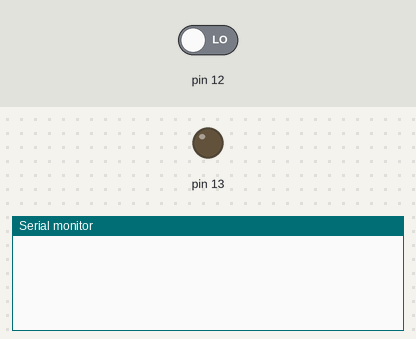
Bench run of a sketch on a simulated Arduino Uno, built with avr-gcc and run on an emulated ATmega328P. Shown: output pins drawn as LEDs (lit = HIGH), the last lines printed to the serial monitor. The inputs (shaded band) are chosen by the test bench; at power-on: pin 12 LOW.

Above: at 1.2 s.
1.3 s: pin 12 driven HIGH
At 1.9 s:
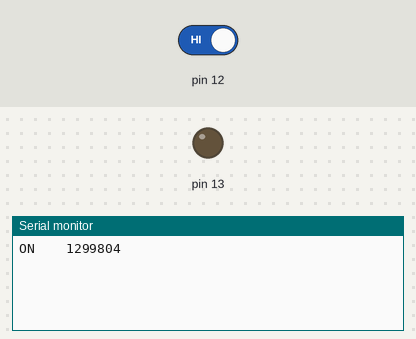
2.8 s: pin 12 driven LOW
At 4.2 s:
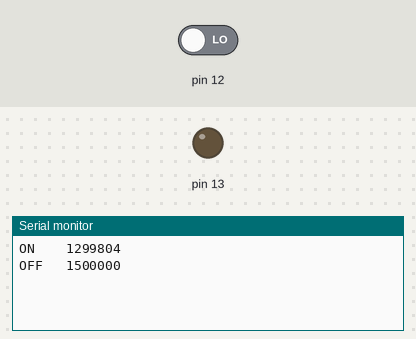

Measured:
- after the input at 1.3 s, the serial monitor: prints a new line at once (image 1)
- after the input at 2.8 s, the serial monitor: prints a new line at once (image 2)

The sketch:

ir.ino
```cpp
void setup()
{
	Serial.begin(9600);
	pinMode(13, OUTPUT);
	pinMode(12, INPUT);
}

void loop()
{
	//Serial.println("ready");
	while (digitalRead(12))
	{
		//Serial.println(micros());
	}

	unsigned long t = micros();
	unsigned long d = 0UL;
	while (d < 2000000UL)
	{
		while (!digitalRead(12))
		{}
		d = micros() - t;
		t = micros();
		Serial.print("ON  \t");
		Serial.println(d);
		while (digitalRead(12))
		{
			if ((micros() - t) > 2000000UL)
			{
				break;
			}
		}
		d = micros() - t;
		t = micros();
		if (d < 2000000UL)
		{
			Serial.print("OFF \t");
			Serial.println(d);
		}
	}
	Serial.println();
	Serial.println();
	Serial.println();
	//Serial.println("end");
	//delay(2000);

}
```
